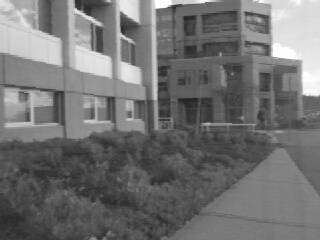
#> input picture triclopsi2l.jpg, 320 x 240 px
$ python SGBM.py
#> lines starting #> are read from the running program, lines starting #| are printed output that depends on the picture
import os
import cv2
import numpy as np
from matplotlib import pyplot as plt

result_dir = "./results"

def SGBM(imgL, imgR, result_name = "default"):

    # disparity range tuning
    window_size = 5
    min_disp = 0
    num_disp = 16 - min_disp

    stereo = cv2.StereoSGBM_create(
        minDisparity = min_disp,
        numDisparities = num_disp,  # max_disp has to be dividable by 16 f. E. HH 192, 256
        blockSize = 5,
        P1 = 8 * 3 * window_size ** 2,
        # wsize default 3; 5; 7 for SGBM reduced size image; 15 for SGBM full size image (1300px and above); 5 Works nicely
        P2 = 32 * 3 * window_size ** 2,
        disp12MaxDiff=1,
        uniquenessRatio=1,
        speckleWindowSize=0,
        speckleRange=2,
        preFilterCap=63,
        mode=cv2.STEREO_SGBM_MODE_SGBM_3WAY
    )

    disparity = stereo.compute(imgL, imgR).astype(np.float32) / 16.0

    plt.imshow(disparity, 'gray')
    plt.savefig(os.path.join(result_dir, result_name))


if __name__ == '__main__':

    if not os.path.exists(result_dir):
        os.mkdir(result_dir)


    imgL_path = "triclopsi2l.jpg"
    imgR_path = "triclopsi2r.jpg"
    result_name = "SGBM_triclopsi2.png"

    imgL = cv2.imread(imgL_path)
#> imgL is the input picture: shape (240, 320, 3); min 33, max 255, mean 114
    imgR = cv2.imread(imgR_path)
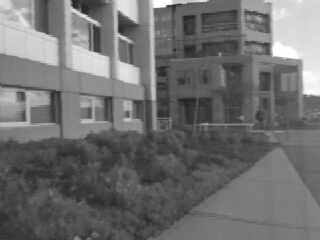
#> input picture triclopsi2r.jpg, 320 x 240 px
#> imgR is the input picture: shape (240, 320, 3); min 35, max 255, mean 110.9

    SGBM(imgL, imgR, result_name)
#> in SGBM, `disparity = stereo.compute(imgL, imgR).astype(np.float32) / 16.0`:
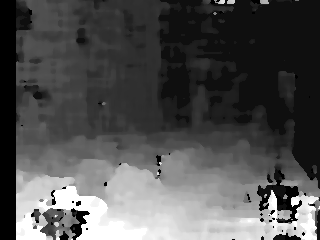
#> disparity: shape (240, 320) float32; min -1, max 15, mean 4.11; drawn with min black and max white

    imgL_path = "corridorl.jpg"
    imgR_path = "corridorr.jpg"
    result_name = "SGBM_corridor.png"

    imgL = cv2.imread(imgL_path)
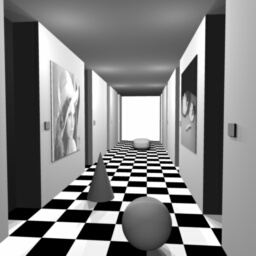
#> input picture corridorl.jpg, 256 x 256 px
#> imgL is the input picture: shape (256, 256, 3); min 0, max 255, mean 127.8
    imgR = cv2.imread(imgR_path)
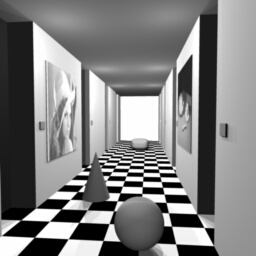
#> input picture corridorr.jpg, 256 x 256 px
#> imgR is the input picture: shape (256, 256, 3); min 0, max 255, mean 128

    SGBM(imgL, imgR, result_name)
#> call 2 of SGBM, with result_name = 'SGBM_corridor.png'
#> in SGBM (call 2), `disparity = stereo.compute(imgL, imgR).astype(np.float32) / 16.0`:
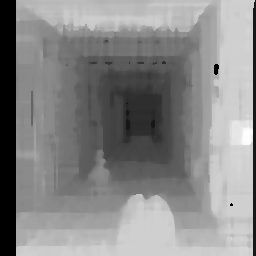
#> disparity: shape (256, 256) float32; min -1, max 10.06, mean 4.89; drawn with min black and max white
